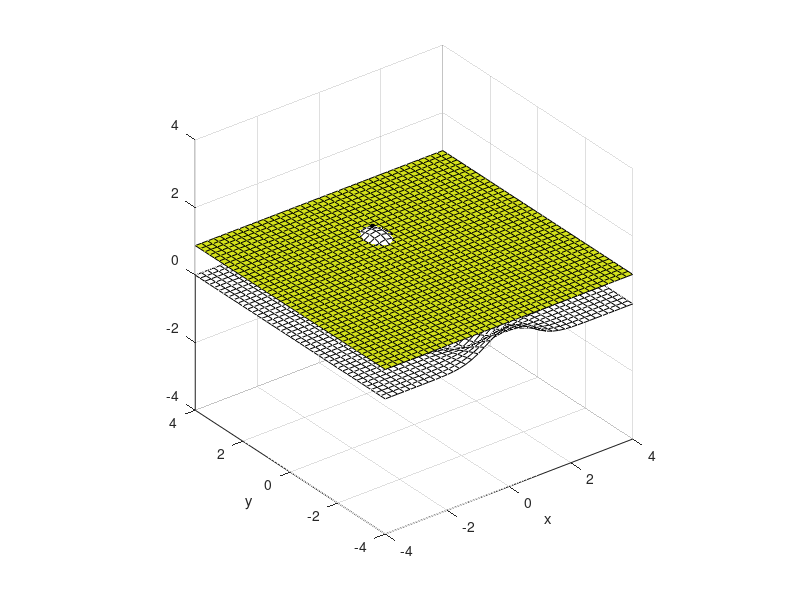
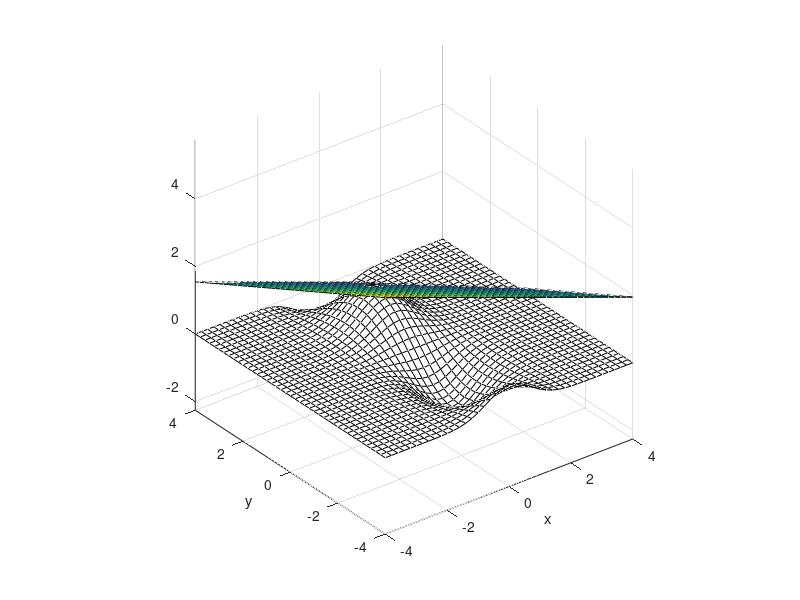
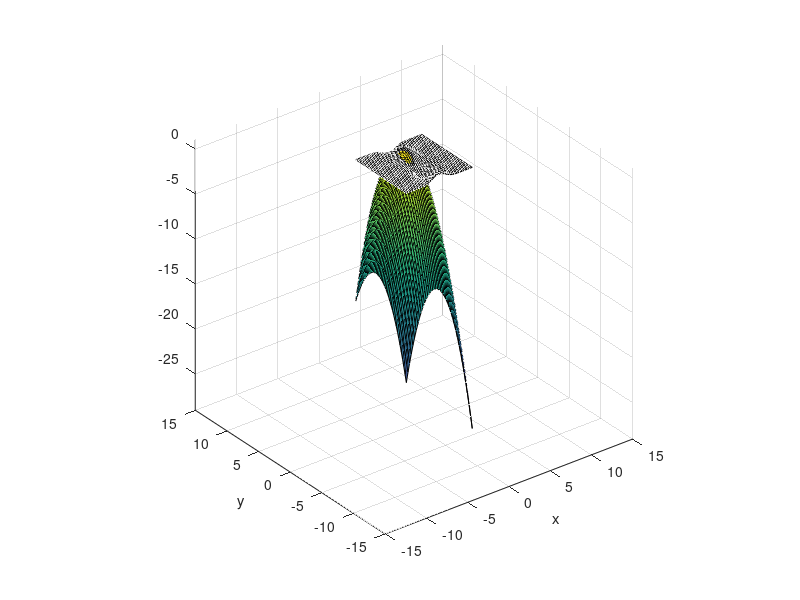

Recreate these plots in MATLAB, in order.
function vistaylor(x0,N)
% VISTAYLOR  Visualize 0th, 1st, and 2nd order Taylor approximations
% to a function of two variables.  (Visualization in 3D requires effort!)

% set defaults
if nargin < 1
    x0 = [0.2; 2];
end
if nargin < 2
    N = 41;
end

% function, gradient, Hessian  (vectorized)
f = @(x,y) exp(-x.^2) .* sin(y);
gradf = @(x,y) [-2.0 * x .* sin(y) .* exp(-x.^2);
                cos(y) .* exp(-x.^2)];
Hessf = @(x,y) [(-2.0 + 4.0 * x.^2) .* sin(y) .* exp(-x.^2),...
                       -2.0 * x .* cos(y) .* exp(-x.^2);
                -2.0 * x .* cos(y) .* exp(-x.^2),...
                       -sin(y) .* exp(-x.^2)];

% generate grid
x = linspace(-4,4,N);  y = x;
[xx,yy] = meshgrid(x,y);    % xx, yy are NxN arrays

% derivatives at x0
f0 = f(x0(1),x0(2));
v0 = gradf(x0(1),x0(2));
M0 = Hessf(x0(1),x0(2));

% Taylor approximations
T0 = f0 * ones(size(xx));
T1 = T0 + v0(1) * (xx - x0(1)) + v0(2) * (yy - x0(2));
T2 = T1 + 0.5 * (M0(1,1) * (xx - x0(1)).^2 + ...
                 2 * M0(1,2) * (xx - x0(1)) .* (yy - x0(2)) + ...
                 M0(2,2) * (yy - x0(2)).^2);

% plots with Taylor approxs
TT = {T0,T1,T2};   % put in cell array; convenient for following loop
for k = 0:2
    figure(k+1)
    % black wire mesh for  z = f(x,y)
    h = mesh(x,y,f(xx,yy));
    set(h,'edgecolor','k')
    hold on
    % colored surface for  z = Tk(x,y)
    surf(x,y,TT{k+1})
    drawdot(x0(1),x0(2),f0)
    hold off
    xlabel x, ylabel y
    axis equal
end

function drawdot(x,y,z)
    r = 0.07;
    [th,phi] = meshgrid(0:pi/4:2*pi,0:pi/8:pi);
    dh = surf(x+r*sin(phi).*cos(th), y+r*sin(phi).*sin(th), z+r*cos(phi));
    set(dh,'facecolor','k')
